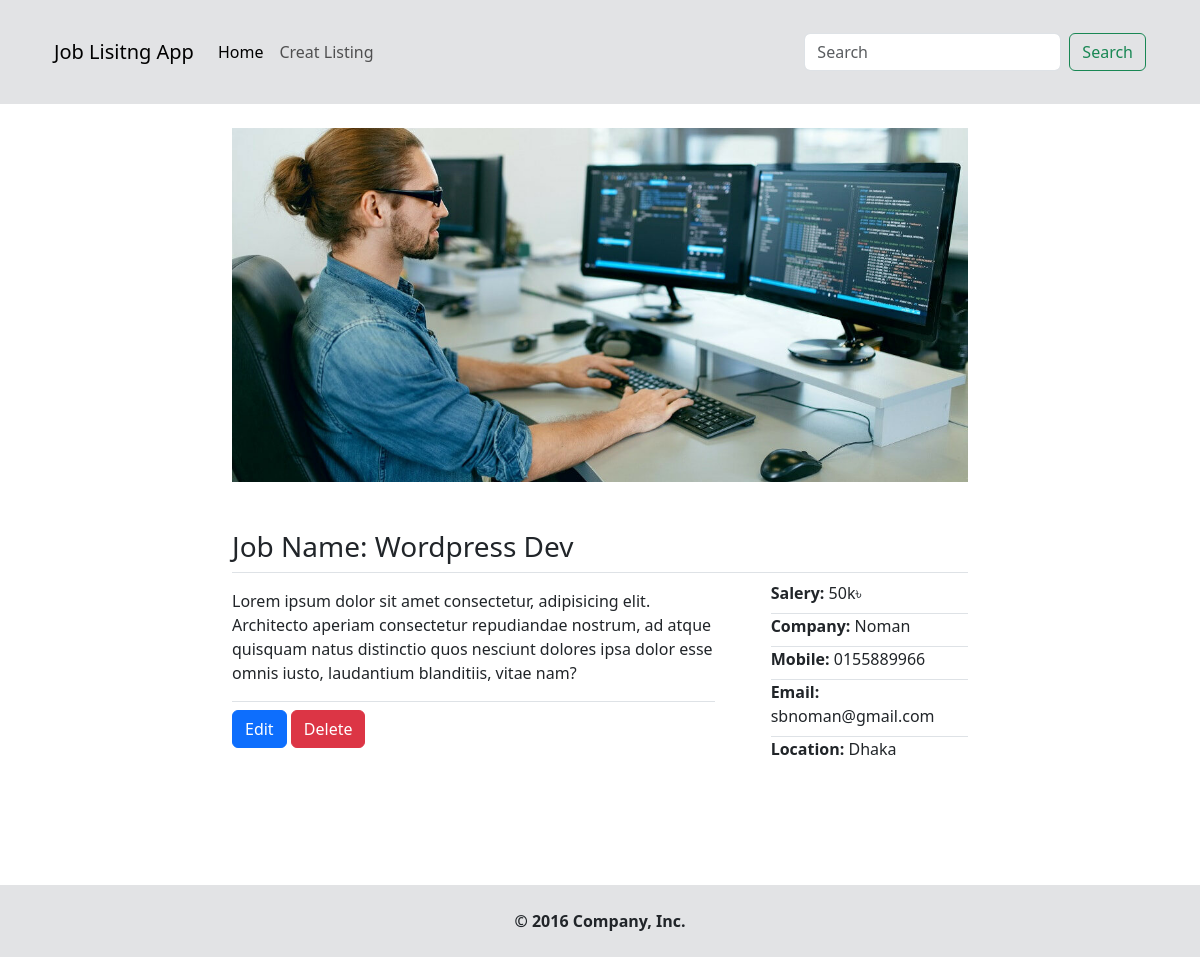
/job.php?id=1, run on an earlier commit of the app's database.
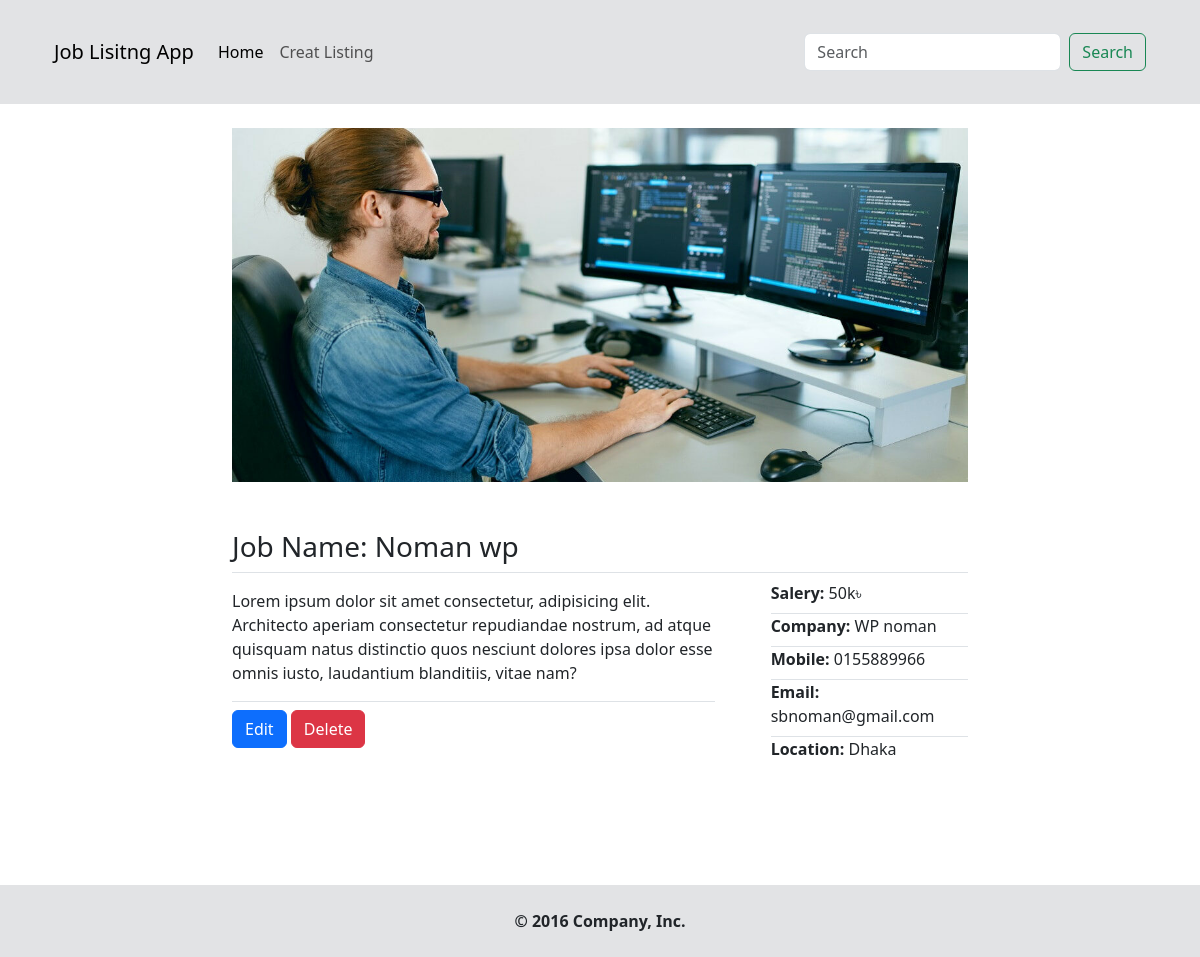
And on a later commit of the database.
### tables this page shows
CREATE TABLE `job_list` (
  `job_id` int(11) NOT NULL,
  `cat_id` varchar(255) NOT NULL,
  `company_name` varchar(255) NOT NULL,
  `job_title` varchar(255) NOT NULL,
  `job_desc` varchar(255) NOT NULL,
  `job_salery` int(11) NOT NULL,
  `job_location` varchar(255) NOT NULL,
  `user_contact` varchar(255) NOT NULL,
  `email_contact` varchar(255) NOT NULL
);

### lib/Template.php (called while the page is built, shortened)
<?php
class Template{
	protected $template;
	public function __construct( $template = '' ){
		$this->template = $template;
	}
	public function __toString(){
		include basename( $this->template );
		return ob_get_clean();
	}
}
 ?>

### lib/Database.php (called while the page is built, shortened)
<?php
class Database{
    private $host = DB_HOST;
    private $user = DB_USER;
    private $pass = DB_PASS;
    private $db_name = DB_NAME;
    private $dbh;
    private $stmt;
    public function __construct(){
        $dsn = 'mysql:host=' . $this->host . ';dbname=' . $this->db_name;
        $options = [
            PDO::ATTR_PERSISTENT => true,
            PDO::ATTR_ERRMODE => PDO::ERRMODE_EXCEPTION
        ];
        try {
            $this->dbh = new PDO( $dsn, $this->user, $this->pass, $options );
        } catch( PDOException $e ){
            $this->error = $e->getMessage();
            echo $this->error;
        }
    }
    public function query( $query ){
        $this->stmt = $this->dbh->prepare($query);
    }
    public function bind( $param, $value, $type = NULL){
        if( is_null( $type ) ){
            switch( true ){
                default:
                    $type = PDO::PARAM_STR;
            }
        }
        $this->stmt->bindValue( $param, $value, $type);
    }
    public function execute(){
        return $this->stmt->execute();
    }
    public function single(){
        $this->execute();
        return $this->stmt->fetch( PDO::FETCH_OBJ );
    }
}

### lib/Job.php (called while the page is built, shortened)
<?php
class Job{
    private $db;
    public function __construct(){
        $this->db = new Database();
    }
    public function getJob( $job_id ){
        $this->db->query("SELECT * FROM job_list WHERE job_id = :job_id ");
        $this->db->bind( ':job_id', $job_id );
        $job = $this->db->single();
        return $job;
    }
}

### teamplates/job-single.php (the view, shortened to what this page needs)
<?php include 'inc/header.php' ?>
<div class="container">
	<div class="row">
		<div class="col-lg-8 offset-2">
			<img src="assets/single-job.jpg" alt="" class="h-50 w-100 object-fit-cover">
			<div class="job-single-details mt-5">
				<h3 class="border-bottom pb-2">Job Name: <?= $job_single->job_title ?></h3>
				<div class="row">
					<div class="col-md-8">
						<div class="job-description pt-2 border-right border-bottom">
							<p ><?= $job_single->job_desc ?></p>
						</div>
						<div class="single-actions pt-2">
							<a href="edit.php?id=<?= $job_single->job_id; ?>" class="btn btn-primary">Edit</a>
							<form action="job.php" method="post" class="d-inline">
								<input type="submit" name="delete_job" class="btn btn-danger" value="Delete">
							</form>
						</div>
					</div>
					<div class="col-md-4">
						<ul>
							<li class="border-bottom pb-2"><strong>Salery:</strong> <?= $job_single->job_salery . 'k৳'?></li>
							<li class="border-bottom pb-2"><strong>Company:</strong> <?= $job_single->company_name ?></li>
							<li class="border-bottom pb-2"><strong>Mobile:</strong> <?= $job_single->user_contact ?></li>
							<li class="border-bottom pb-2"><strong>Email:</strong> <?= $job_single->email_contact ?></li>
							<li class=""><strong>Location:</strong> <?= $job_single->job_location ?></li>
						</ul>
					</div>
				</div>
			</div>
		</div>
	</div>
</div>
 <?php include 'inc/footer.php' ?>

### job.php (shortened to what this page needs)
<?php include_once 'config/init.php';
$job = new Job();
$template = new Template('teamplates/job-single.php');
$is_job_id = ( isset( $_GET['id'] ) && ! empty( $_GET['id'] ) ) ? $_GET['id'] : NULL ;
$template->job_single = $job->getJob($is_job_id);
echo $template;
?>

### teamplates/inc/header.php (shortened to what this page needs)
<!doctype html>
<html lang="en">
  <head>
    <link rel="stylesheet" href="https://cdn.jsdelivr.net/npm/bootstrap@5.3.0-alpha1/dist/css/bootstrap.min.css">
    <link rel="stylesheet" href="../css/style.css">
  </head>
  <body>
<header class="bg-secondary-subtle py-4 mb-4">
  <div class="container">
    <nav class="navbar navbar-expand-lg">
      <div class="container-fluid">
        <a class="navbar-brand" href="#">Job Lisitng App</a>
        <div class="collapse navbar-collapse" id="navbarSupportedContent">
          <ul class="navbar-nav me-auto mb-2 mb-lg-0">
            <li class="nav-item">
              <a class="nav-link active" aria-current="page" href="index.php">Home</a>
            </li>
            <li class="nav-item">
              <a class="nav-link" href="create.php">Creat Listing</a>
            </li>
          </ul>
          <form class="d-flex" role="search">
            <input class="form-control me-2" type="search" placeholder="Search" aria-label="Search">
            <button class="btn btn-outline-success" type="submit">Search</button>
          </form>
        </div>
      </div>
    </nav>
  </div>
</header>

### teamplates/inc/footer.php (shortened to what this page needs)
		<div class="container-fluid bg-secondary-subtle mt-5">
			<footer class="footer text-center fw-bold py-4">
				<p class="p-0 m-0">&copy; 2016 Company, Inc.</p>
			</footer>
		</div>
	</body>
</html>

### css/style.css (style rules this page uses)
* { margin: 0; padding: 0; }
ul { list-style: none; }

What changed in the data, as far as the page shows it:
changed job_list "sbnoman@gmail.com": job_title "Wordpress Dev" → "Noman wp"; company_name "Noman" → "WP noman"
